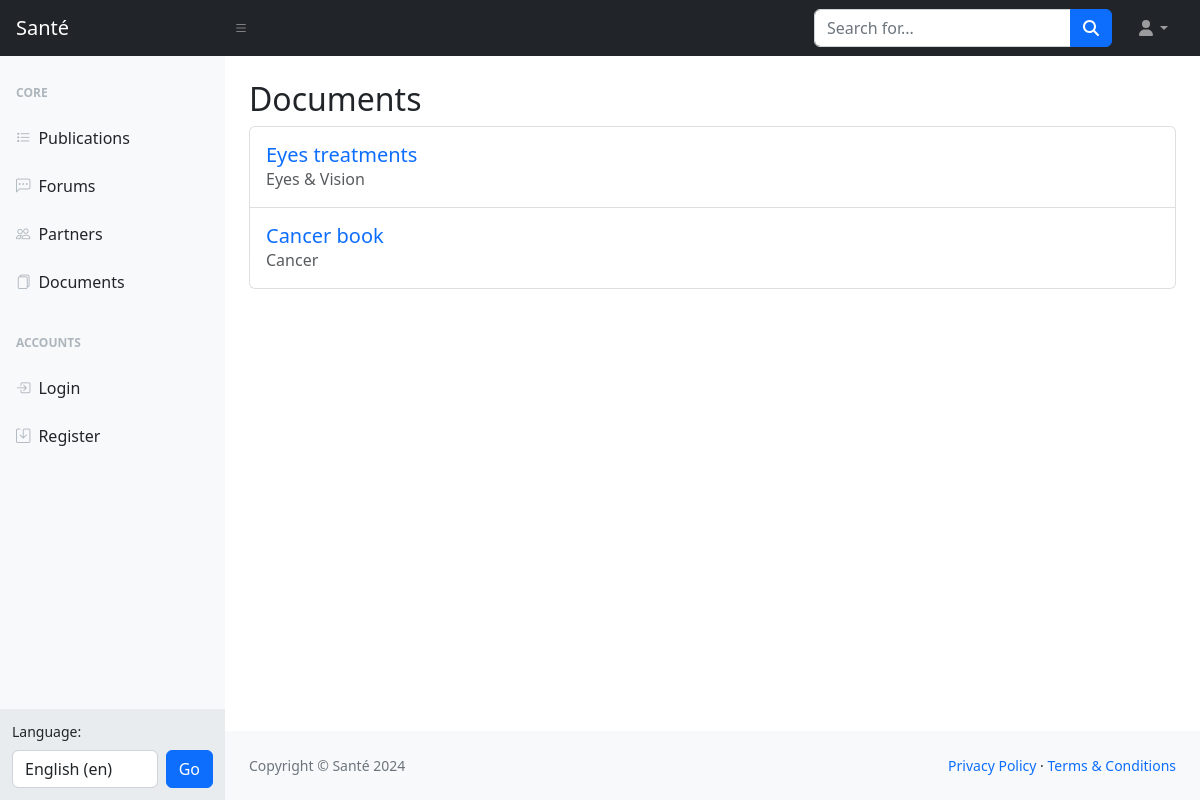
The page /documents/liste/ on the database its author committed.
### documents/models.py (models this page shows, shortened)
class Document(models.Model):
	utilisateur = models.ForeignKey(User, on_delete=models.SET_NULL, null=True)
	categorie = models.ForeignKey(Categorie, on_delete=models.CASCADE)
	titre = models.CharField(max_length=200)
	description = models.TextField(blank=True, null=True)
	fichier = models.FileField(upload_to='docs/', blank=True, null=True)
	created = models.DateTimeField(auto_now_add=True)
	class Meta:
		ordering = ['-created']
	def get_absolute_url(self):
		return reverse('document_detail', args=[self.titre])

class Categorie(models.Model):
	nom = models.CharField(max_length=50, unique=True)
	class Meta:
		ordering = ('nom',)
		verbose_name = 'Catégorie'
		verbose_name_plural = 'Catégories'

### documents/views.py (the view)
# urls.py: path('liste/', document_liste, name='document_liste'),
def document_liste(request):
	documents = Document.objects.all()
	context = {
		'title': 'Documents liste',
		'documents': documents,
	}
	return render(request, 'documents/document_liste.html', context)

### documents/templates/documents/document_liste.html
{% extends 'base/base.html' %}
{% load i18n %}
{% block content %}
<h2>{% trans 'Documents' %}</h2>
{% if documents %}
<div class="list-group">
	{% for document in documents %}
    <a href="{{document.get_absolute_url}}" class="list-group-item list-group-item-action d-flex gap-3 py-3" aria-current="true">
	    <div class="d-flex gap-2 w-100 justify-content-between">
	        <div>
		        <h5 class="mb-0 text-primary">{{document.titre}}</h5>
		        <p class="mb-0 opacity-75">{{document.categorie.nom}}</p>
	        </div>
	    </div>
    </a>
    {% endfor %}
</div>
{% else %}
	<h4 class="text-center py-5">{% trans 'Empty List' %}</h4>
{% endif %}
{% endblock %}

### base/templates/base/base.html (style rules this page uses)
a { text-decoration: none; }
body { line-height: 1.5; }

### rows shown on the page
Document: titre "Eyes treatments", categorie.nom "Eyes & Vision"
Document: titre "Cancer book", categorie.nom "Cancer"

### other values the page prints
form field language "English (en)"
